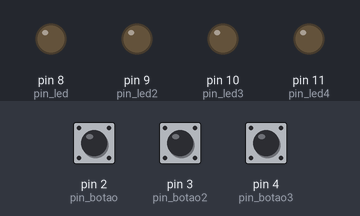
Simulated run of this sketch. Board: Arduino Uno, built with avr-gcc and run on an emulated ATmega328P. On the bench: output pins drawn as LEDs (lit = HIGH). The test bench sets the inputs (shaded band); at power-on: pin 2 (pin_botao) LOW, pin 3 (pin_botao2) LOW, pin 4 (pin_botao3) LOW.

Above: at 1.2 s.
1.3 s: pin 2 (pin_botao) pulled HIGH for 0.15 s
At 1.37 s:
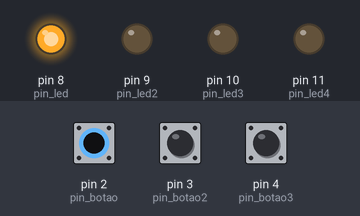
2.9 s: pin 3 (pin_botao2) pulled HIGH for 0.15 s
At 2.97 s:
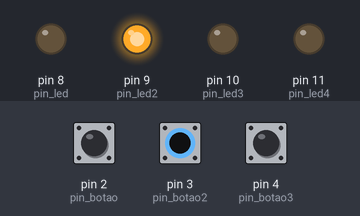
4.5 s: pin 4 (pin_botao3) pulled HIGH for 0.15 s
At 4.57 s:
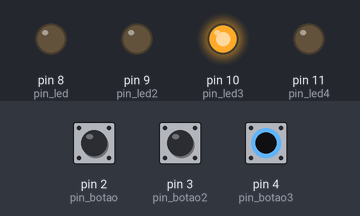
6.1 s: pin 4 (pin_botao3) pulled HIGH for 3.2 s
At 10.0 s:
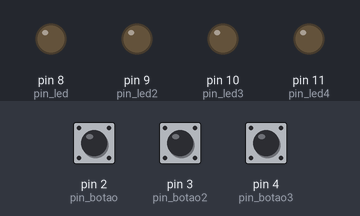
10.8 s: pin 2 (pin_botao) pulled HIGH for 3.2 s
At 11.1 s:
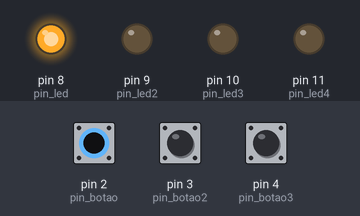
15.5 s: pin 2 (pin_botao) driven HIGH and pin 3 (pin_botao2) driven HIGH
At 15.9 s:
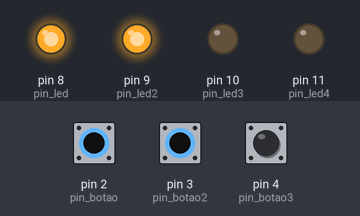
Timing chart, 0 to 18.0 s (numbered marks = the images above; inputs shaded):
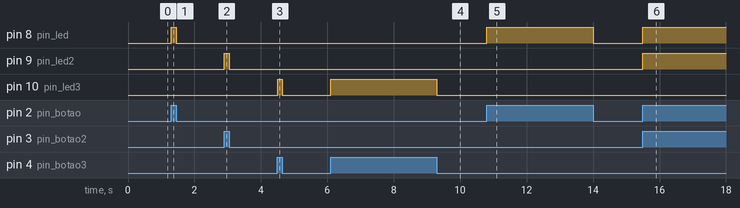

Measured:
- after the input at 1.3 s, pin 8 (pin_led): LOW → HIGH at once, → LOW 0.15 s later
- after the input at 2.9 s, pin 9 (pin_led2): LOW → HIGH at once, → LOW 0.15 s later
- after the input at 4.5 s, pin 10 (pin_led3): LOW → HIGH at once, → LOW 0.15 s later
- after the input at 6.1 s, pin 10 (pin_led3): LOW → HIGH at once, → LOW 3.2 s later
- after the input at 10.8 s, pin 8 (pin_led): LOW → HIGH at once, → LOW 3.2 s later
- after the input at 15.5 s, pin 8 (pin_led), pin 9 (pin_led2): LOW → HIGH at once

The sketch:

exercicio.ino
```cpp
//  Foram definidos quais pinos serão utilizados.

#define pin_led 8
#define pin_led2 9
#define pin_led3 10
#define pin_led4 11
#define pin_botao 2
#define pin_botao2 3
#define pin_botao3 4

void setup() {
  pinMode(pin_led, OUTPUT);
  pinMode(pin_led2, OUTPUT);
  pinMode(pin_led3, OUTPUT);
  pinMode(pin_led4, OUTPUT);
  pinMode(pin_botao, INPUT);
  pinMode(pin_botao2, INPUT);
  pinMode(pin_botao3, INPUT);

}

void loop() {
  bool botao = digitalRead(pin_botao);
  bool botao2 = digitalRead(pin_botao2);
  bool botao3 = digitalRead(pin_botao3);

//  Nesse caso a questão não exige que o botão seja apertado e solto,
// então apenas foi feito de modo que ele fique ligado a todo momento
// desde que ele esteja pressionado.

  if (botao == 1){ /* if para ligar o led se o botão for pressionado */
    digitalWrite(pin_led, HIGH);
  } else{ /* ele irá desligar se o seu botão não estiver sendo pressionado*/
    digitalWrite(pin_led, LOW);
  }
  if (botao2 == 1){
    digitalWrite(pin_led2, HIGH);
  } else{
    digitalWrite(pin_led2, LOW);
  }
  if (botao3 == 1){
    digitalWrite(pin_led3, HIGH);
  } else{
    digitalWrite(pin_led3, LOW);
  }

}
```
